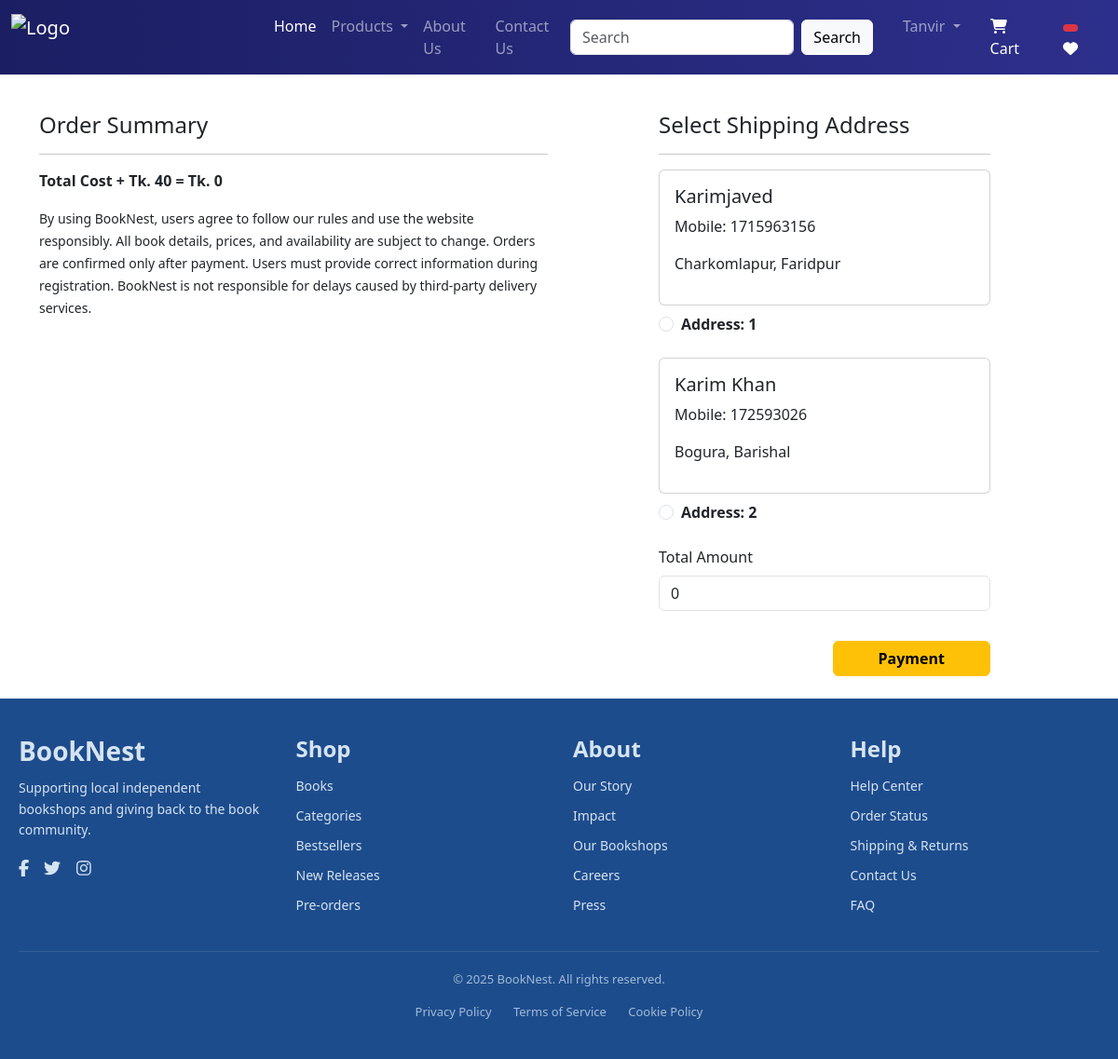
Page /checkout/ (signed in) on the committed database.
### app/models.py (models this page shows, shortened)
class Customer(models.Model):
    user = models.ForeignKey(User, on_delete=models.CASCADE)
    name = models.CharField(max_length=200)
    locality = models.CharField(max_length=200)
    city = models.CharField(max_length=200)
    mobile = models.IntegerField(default=0)
    zipcode = models.IntegerField()
    state = models.CharField(choices=STATE_CHOICES, max_length=100)

### app/views.py (the view)
# urls.py: path('checkout/', views.checkout.as_view(),name = "checkout" ),
@method_decorator(login_required,name='dispatch')
class checkout(View):
    def get(self, request):
        totalitem = 0
        wishlist=0
        if request.user.is_authenticated:
            totalitem = len(Cart.objects.filter(user=request.user))
            wishitem = len(Wishlist.objects.filter(user=request.user))
        user = request.user
        add = Customer.objects.filter(user=user)
        cart_items = Cart.objects.filter(user=user)
        famount = 0
        for p in cart_items:
            value = p.quantity * p.product.discounted_price
            famount += value
        totalamount = famount + 40 if cart_items.exists() else 0
        return render(request, 'app/checkout.html', locals())

### app/templates/app/checkout.html (shortened to what this page needs)
{% extends 'app/base.html' %}
{% load static %}
{% block main-content %}
<div class="container">
  <div class="row mt-5">
    <div class="col-sm-6">
      <h4>Order Summary</h4>
      <hr>
      <p class="fw-bold">Total Cost + Tk. 40 = Tk. {{ totalamount }}</p>
      <small>
        By using BookNest, users agree to follow our rules and use the website responsibly.
        All book details, prices, and availability are subject to change. Orders are confirmed
        only after payment. Users must provide correct information during registration. BookNest
        is not responsible for delays caused by third-party delivery services.
      </small>
    </div>
    <div class="col-sm-4 offset-sm-1">
      <h4>Select Shipping Address</h4>
      <hr>
      <form method="post" id="myform">
        {% for ad in add %}
          <div class="card mb-2">
            <div class="card-body">
              <h5>{{ ad.name }}</h5>
              <p>Mobile: {{ ad.mobile }}</p>
              <p>{{ ad.locality }}, {{ ad.city }}</p>
            </div>
          </div>
          <div class="form-check mt-2 mb-4">
            <input class="form-check-input" type="radio" name="custid" id="custadd{{ forloop.counter }}" value="{{ ad.id }}">
            <label class="form-check-label fw-bold" for="custadd{{ forloop.counter }}">
              Address: {{ forloop.counter }}
            </label>
          </div>
        {% endfor %}
        <div class="mb-3">
          <label for="totamount" class="form-label">Total Amount</label>
          <input type="number" class="form-control" name="totamount" value="{{ totalamount }}" readonly>
        </div>
        <div class="text-end">
          <button type="submit" class="btn btn-warning mt-3 px-5 fw-bold">Payment</button>
        </div>
      </form>
    </div>
  </div>
</div>
<br>
{% endblock main-content %}

### app/templates/app/base.html (shortened to what this page needs)
<!DOCTYPE html>
{% load static %}
<html lang="en">
<head>
    <link href="https://cdn.jsdelivr.net/npm/bootstrap@5.3.5/dist/css/bootstrap.min.css" rel="stylesheet">
    <link rel="stylesheet" href="{% static 'app/css/owl.carousel.min.css' %}">
    <link rel="stylesheet" href="{% static 'app/css/all.min.css' %}">
    <link rel="stylesheet" href="{% static 'app/css/style.css' %}">
</head>
<body>
  <nav class="navbar navbar-expand-lg navbar-dark navbar-gradient fixed-top">
        <div class="container-fluid">
          <a class="navbar-brand d-flex align-items-center" href="/">
            <img src="{% static 'app/images/banner/BrandName.png' %}" alt="Logo" width="250" height="50" class="me-2">
        </a>
           <div class="collapse navbar-collapse" id="navbarSupportedContent">
            <ul class="navbar-nav me-auto mb-2 mb-lg-0">
              <li class="nav-item">
                <a class="nav-link active" aria-current="page" href="/">Home</a>
              </li>
              <li class="nav-item dropdown">
                <a class="nav-link dropdown-toggle" href="#" role="button" data-bs-toggle="dropdown" aria-expanded="false">
                  Products
                </a>
              </li>
              <li class="nav-item">
                <a class="nav-link" href="{% url 'about'%}">About Us</a>
              </li>
              <li class="nav-item">
                <a class="nav-link" href="{% url 'contact'%}">Contact Us</a>
              </li>
            </ul>
            <form class="d-flex" role="search" action='/search'>
              <input class="form-control me-2" type="search" placeholder="Search" aria-label="Search" name="search">
              <button class="btn btn-light" type="submit">Search</button>
            </form>
            <ul class="navbar-nav mb-2 mb-lg-0 ms-3">
              {% if request.user.is_authenticated %}
              <li class="nav-item dropdown mx-2">
                <a class="nav-link dropdown-toggle" href="#" id="profileDropdown" role="button" data-bs-toggle="dropdown" aria-expanded="false">
                  {{ request.user.username|capfirst }}
                </a>
              </li>
              <li class="nav-item mx-2">
                <a href="{% url 'showcart' %}" class="nav-link text-white position-relative">
                  <i class="fa fa-shopping-cart"></i> Cart
              </a>
              </li>
              <li class="nav-item mx-2">
                <a href="#" class="nav-link text-white">
                    <span class="badge bg-danger">
                    </span>
                    <i class="fa fa-heart"></i>
                </a>
            </li>
              {% endif %}
            </ul>
          </div>
        </div>
    </nav>
<br><br><br>
    {% block main-content %}{% endblock main-content %}
    <footer class="site-footer">
      <div class="footer-container">
        <div class="footer-section brand">
          <h3>BookNest</h3>
          <p>Supporting local independent bookshops and giving back to the book community.</p>
          <div class="social-icons">
            <a href="#"><i class="fab fa-facebook-f"></i></a>
            <a href="#"><i class="fab fa-twitter"></i></a>
            <a href="#"><i class="fab fa-instagram"></i></a>
          </div>
        </div>
        <div class="footer-section">
          <h4>Shop</h4>
          <ul>
            <li><a href="#">Books</a></li>
            <li><a href="#">Categories</a></li>
            <li><a href="#">Bestsellers</a></li>
            <li><a href="#">New Releases</a></li>
            <li><a href="#">Pre-orders</a></li>
          </ul>
        </div>
        <div class="footer-section">
          <h4>About</h4>
          <ul>
            <li><a href="#">Our Story</a></li>
            <li><a href="#">Impact</a></li>
            <li><a href="#">Our Bookshops</a></li>
            <li><a href="#">Careers</a></li>
            <li><a href="#">Press</a></li>
          </ul>
        </div>
        <div class="footer-section">
          <h4>Help</h4>
          <ul>
            <li><a href="{% url 'contact' %}">Help Center</a></li>
            <li><a href="{% url 'contact' %}">Order Status</a></li>
            <li><a href="{% url 'contact' %}">Shipping & Returns</a></li>
            <li><a href="{% url 'contact' %}">Contact Us</a></li>
            <li><a href="{% url 'contact' %}">FAQ</a></li>
          </ul>
        </div>
      </div>
      <div class="footer-bottom">
        <p>&copy; 2025 BookNest. All rights reserved.</p>
        <div class="footer-links">
          <a href="/">Privacy Policy</a>
          <a href="/">Terms of Service</a>
          <a href="/">Cookie Policy</a>
        </div>
      </div>
    </footer>
</body>
</html>

### app/static/app/css/style.css (style rules this page uses)
.navbar-gradient { background: linear-gradient(to right, #1b1e62, #2d2f8c); }
.badge.bg-danger { color: white; }
.site-footer { background-color: #1d4c8d; color: #d6e4f0; padding: 40px 20px; font-family: 'Segoe UI', sans-serif; }
.footer-container { display: flex; flex-wrap: wrap; justify-content: space-between; gap: 30px; max-width: 1200px; margin: auto; }
.footer-section { flex: 1 1 220px; }
.footer-section h3, .footer-section h4 { font-weight: 600; margin-bottom: 12px; }
.footer-section p { font-size: 14px; line-height: 1.6; }
.footer-section ul { list-style: none; padding: 0; margin: 0; }
.footer-section ul li { margin-bottom: 8px; }
.footer-section ul li a { color: #d6e4f0; text-decoration: none; font-size: 14px; }
.social-icons a { margin-right: 12px; color: #d6e4f0; font-size: 18px; text-decoration: none; }
.footer-bottom { border-top: 1px solid rgba(255, 255, 255, 0.1); margin-top: 30px; padding-top: 20px; text-align: center; font-size: 13px; color: #a0bcd6; }
.footer-links { margin-top: 10px; }
.footer-links a { margin: 0 10px; color: #a0bcd6; text-decoration: none; }

### rows in the picture
Customer: name "Karimjaved", mobile "1715963156", locality "Charkomlapur", city "Faridpur"
Customer: name "Karim Khan", mobile "172593026", locality "Bogura", city "Barishal"

### other values in the picture
{{ request.user.username|capfirst }} "Tanvir"
{{ totalamount }} "0"
